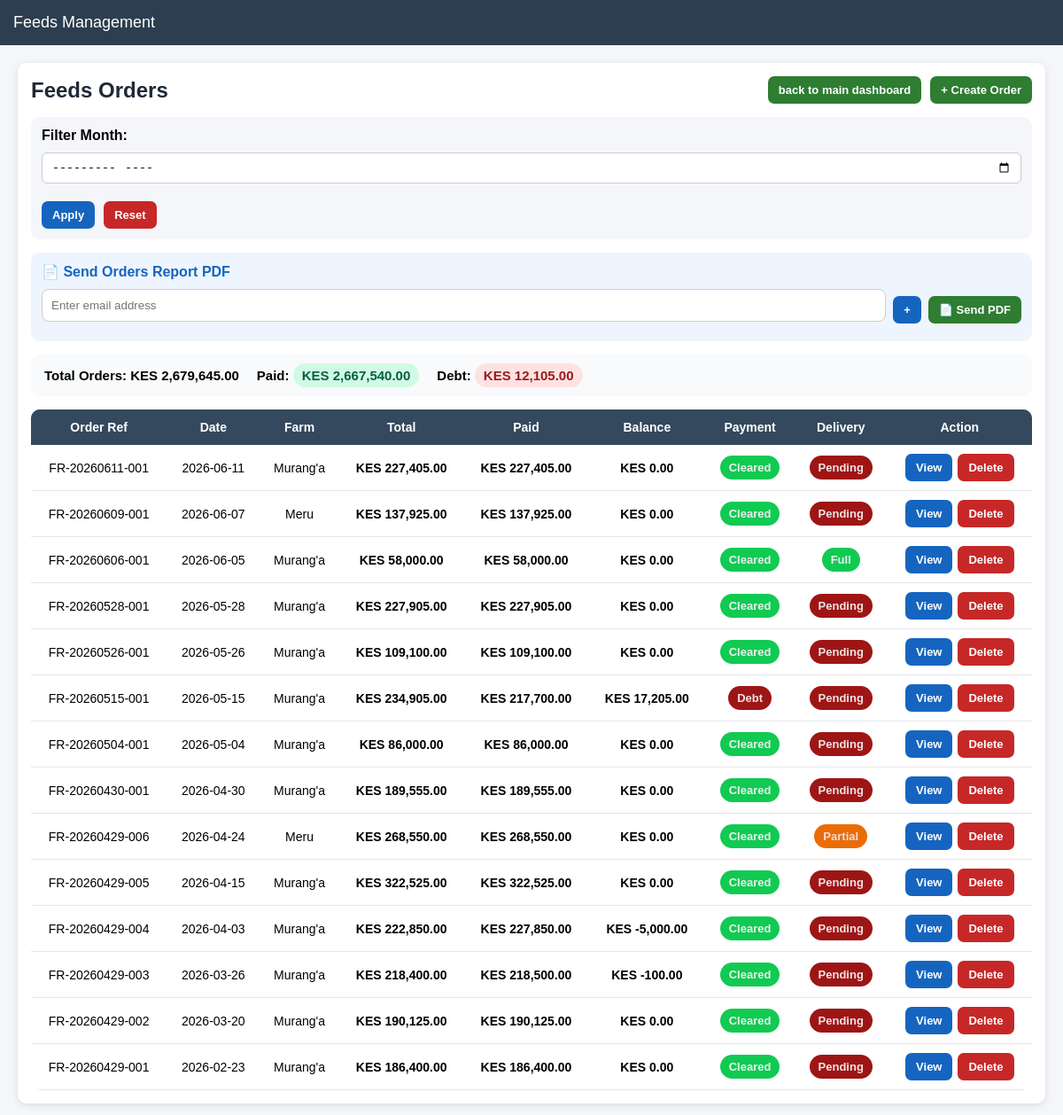
Screenshot of /feeds_v2/orders (signed in) with the database file from the repository.
### models.py (models this page shows, shortened)
class FeedsOrderV2(db.Model):
    __tablename__ = "feeds_order_v2"
    id = db.Column(db.Integer, primary_key=True)
    order_ref = db.Column(db.String(50), unique=True, nullable=False)
    date_ordered = db.Column(db.Date, nullable=False)
    farm_id = db.Column(db.Integer, db.ForeignKey('farm.id'), nullable=False)
    farm = db.relationship("Farm", backref="feeds_orders")
    items = db.relationship("FeedsOrderItemV2", backref="order", cascade="all, delete-orphan")
    deliveries = db.relationship("FeedsDeliveryV2", backref="order", cascade="all, delete-orphan")
    payments = db.relationship("PaymentV2", backref="order", cascade="all, delete-orphan")

class Farm(db.Model):
    id = db.Column(db.Integer, primary_key=True)
    name = db.Column(db.String(100), unique=True, nullable=False)
    feeds = db.relationship("FeedsRegistry", backref="farm", lazy=True)

### app.py (the view)
@app.route("/feeds_v2/orders")
@role_required("admin", "finance")
def orders_v2():
    month = request.args.get("month")
    farm_id = request.args.get("farm_id")
    query = FeedsOrderV2.query
    if month:
        year, m = month.split("-")
        query = query.filter(
            extract('year', FeedsOrderV2.date_ordered) == int(year),
            extract('month', FeedsOrderV2.date_ordered) == int(m)
        )
    if farm_id:
        query = query.filter_by(farm_id=int(farm_id))
    orders_raw = query.order_by(FeedsOrderV2.date_ordered.desc()).all()
    orders = [build_order_summary(o) for o in orders_raw]
    total_all = sum(o["total"] for o in orders)
    total_paid = sum(o["paid"] for o in orders)
    total_debt = sum(o["balance"] for o in orders)
    farms = Farm.query.all()
    return render_template(
        "v2/orders.html",
        orders=orders,
        total_all=total_all,
        total_paid=total_paid,
        total_debt=total_debt,
        selected_month=month,
        farms=farms
    )

### app.py (called while the page is built)
@app.before_request
def require_login():
    if request.endpoint is None:
        return
    allowed = [
        "login",
        "forgot",
        "verify_otp",
        "reset_password",
        "logout",
        "static"
    ]
    if request.endpoint.startswith("static"):
        return
    if not session.get("logged_in") and request.endpoint not in allowed:
        return redirect(url_for("login"))

def role_required(*roles):
    def decorator(f):
        @wraps(f)
        def wrapper(*args, **kwargs):
            if not session.get("logged_in"):
                return redirect(url_for("login"))
            user_role = session.get("role")
            if user_role not in roles:
                flash(
                    "Access denied. You are not authorized.",
                    "error"
                )
                return redirect(url_for("access_denied"))
            return f(*args, **kwargs)
        return wrapper
    return decorator

### templates/v2/orders.html (shortened to what this page needs)
{% extends "v2/base.html" %}
{% block content %}
<div class="card">
<div class="top-container">
    <div class="title">
        Feeds Orders
    </div>
    <div class="actions">
        <a href="/"
           class="btn btn-green">
           back to main dashboard
        </a>
        {% if not is_pdf %}
        <a href="/feeds_v2/create"
           class="btn btn-green">
           + Create Order
        </a>
        {% endif %}
    </div>
</div>
<form method="get" class="filter-box">
    <label><b>Filter Month:</b></label>
    <input type="month"
           name="month"
           value="{{ selected_month }}">
    <button class="btn btn-blue">
        Apply
    </button>
    <a href="/feeds_v2/orders"
       class="btn btn-red">
       Reset
    </a>
</form>
{% if not is_pdf %}
<div class="email-section">
    <div class="email-title">
        📄 Send Orders Report PDF
    </div>
    <form method="get"
          action="/send_report/feeds_orders">
        <div class="email-box">
            <input type="email"
                   name="emails"
                   placeholder="Enter email address">
            <button type="button"
                    onclick="addEmail(this)"
                    class="btn btn-blue">
                    +
            </button>
            <button class="btn btn-green">
                📄 Send PDF
            </button>
        </div>
    </form>
</div>
{% endif %}
<div class="summary-box">
    <div class="summary-item">
        Total Orders:
        <span>
            KES {{ "{:,.2f}".format(total_all or 0) }}
        </span>
    </div>
    <div class="summary-item">
        Paid:
        <span class="badge-green">
            KES {{ "{:,.2f}".format(total_paid or 0) }}
        </span>
    </div>
    <div class="summary-item">
        Debt:
        <span class="badge-red">
            KES {{ "{:,.2f}".format(total_debt or 0) }}
        </span>
    </div>
</div>
<div class="table-wrapper">
<table>
<thead>
<tr>
    <th>Order Ref</th>
    <th>Date</th>
    <th>Farm</th>
    <th>Total</th>
    <th>Paid</th>
    <th>Balance</th>
    <th>Payment</th>
    <th>Delivery</th>
    <th>Action</th>
</tr>
</thead>
<tbody>
{% for o in orders %}
<tr>
<td>
    {{ o.order.order_ref }}
</td>
<td>
    {{ o.order.date_ordered }}
</td>
<td>
    {{ o.order.farm.name if o.order.farm else "-" }}
</td>
<td class="num">
    KES {{ "{:,.2f}".format(o.total | default(0)) }}
</td>
<td class="num">
    KES {{ "{:,.2f}".format(o.paid | default(0)) }}
</td>
<td class="num">
    KES {{ "{:,.2f}".format(o.balance | default(0)) }}
</td>
<td>
    <span class="badge {{ o.payment_color }}">
        {{ o.payment_status }}
    </span>
</td>
<td>
    <span class="badge {{ o.delivery_color }}">
        {{ o.delivery_status }}
    </span>
</td>
<td>
    <div class="action-box">
        <a href="/feeds_v2/view/{{ o.order.id }}"
           class="btn btn-blue">
           View
        </a>
        {% if not is_pdf %}
        <form method="post"
              action="/feeds_v2/delete/{{ o.order.id }}"
              style="display:inline;"
              onsubmit="return confirm('Delete this order?')">
            <button class="btn btn-red">
                Delete
            </button>
        </form>
        {% endif %}
    </div>
</td>
</tr>
{% endfor %}
</tbody>
</table>
</div>
</div>
{% endblock %}

### templates/v2/base.html (style rules this page uses)
body { font-family: Arial; background: #f4f6f9; margin: 0; }
.card { background: white; padding: 20px; border-radius: 10px; margin-bottom: 20px; box-shadow: 0 2px 8px rgba(0,0,0,0.1); }
table { width: 100%; border-collapse: collapse; }
th { background: #34495e; color: white; padding: 10px; }
td { padding: 10px; border-bottom: 1px solid #ddd; }
.badge { padding: 5px 10px; border-radius: 5px; color: white; }
.green { background: #27ae60; }
.red { background: #e74c3c; }
.orange { background: #f39c12; }
.btn { padding: 6px 10px; border-radius: 5px; text-decoration: none; color: white; }
.btn-blue { background: #3498db; }
.btn-green { background: #27ae60; }
.btn-red { background: #e74c3c; }
input, select { width: 100%; padding: 8px; margin-bottom: 10px; }

### templates/v2/orders.html (style rules this page uses)
.card { padding:15px; }
.top-container { display:flex; justify-content:space-between; align-items:center; gap:15px; flex-wrap:wrap; margin-bottom:15px; }
.title { font-size:24px; font-weight:700; color:#1f2937; }
.actions { display:flex; flex-wrap:wrap; gap:10px; }
.filter-box { display:flex; flex-wrap:wrap; align-items:center; gap:10px; background:#f4f6f9; padding:12px; border-radius:10px; margin-bottom:15px; }
.filter-box input { padding:8px 10px; border:1px solid #ccc; border-radius:6px; min-width:150px; }
.email-section { background:#eef5ff; padding:12px; border-radius:10px; margin-bottom:15px; }
.email-title { font-weight:700; margin-bottom:10px; color:#1565c0; }
.email-box { display:flex; flex-wrap:wrap; gap:8px; align-items:center; }
.email-box input { flex:1; min-width:180px; padding:10px; border:1px solid #ccc; border-radius:8px; }
.summary-box { background:#f8fafc; border-radius:10px; padding:15px; margin-bottom:15px; display:flex; flex-wrap:wrap; gap:20px; align-items:center; }
.summary-item { font-weight:bold; font-size:15px; }
.badge-green { background:#d1fae5; color:#065f46; padding:5px 10px; border-radius:20px; font-weight:bold; }
.badge-red { background:#fee2e2; color:#991b1b; padding:5px 10px; border-radius:20px; font-weight:bold; }
.table-wrapper { overflow-x:auto; border-radius:10px; }
table { width:100%; border-collapse:collapse; min-width:900px; background:white; }
thead { background:#1565c0; color:white; }
th { padding:12px 10px; text-align:center; font-size:14px; }
td { padding:10px; border-bottom:1px solid #e5e7eb; text-align:center; font-size:14px; }
.num { font-weight:600; }
.badge { padding:6px 10px; border-radius:20px; font-size:13px; font-weight:bold; display:inline-block; }
.green { background:#11ca52; color:#ebf1ee; }
.red { background:#9e1515; color:#f0e5e5; }
.orange { background:#eb6c04; color:#e6e0de; }
.action-box { display:flex; justify-content:center; gap:6px; flex-wrap:wrap; }
.btn { border:none; padding:8px 12px; border-radius:7px; cursor:pointer; text-decoration:none; font-size:13px; font-weight:600; }
.btn-blue { background:#1565c0; color:white; }
.btn-green { background:#2e7d32; color:white; }
.btn-red { background:#c62828; color:white; }

### rows the page displays
FeedsOrderV2: order.order_ref "FR-20260611-001", order.date_ordered "2026-06-11"
Farm: order.farm "Murang'a" "Murang'a" "Murang'a" "Murang'a" "Murang'a" "Murang'a" "Murang'a" "Murang'a" "Murang'a" "Murang'a" "Murang'a" "Murang'a"
FeedsOrderV2: order.order_ref "FR-20260609-001", order.date_ordered "2026-06-07"
Farm: order.farm "Meru" "Meru"
FeedsOrderV2: order.order_ref "FR-20260606-001", order.date_ordered "2026-06-05"
FeedsOrderV2: order.order_ref "FR-20260528-001", order.date_ordered "2026-05-28"
FeedsOrderV2: order.order_ref "FR-20260526-001", order.date_ordered "2026-05-26"
FeedsOrderV2: order.order_ref "FR-20260515-001", order.date_ordered "2026-05-15"
FeedsOrderV2: order.order_ref "FR-20260504-001", order.date_ordered "2026-05-04"
FeedsOrderV2: order.order_ref "FR-20260430-001", order.date_ordered "2026-04-30"
FeedsOrderV2: order.order_ref "FR-20260429-006", order.date_ordered "2026-04-24"
FeedsOrderV2: order.order_ref "FR-20260429-005", order.date_ordered "2026-04-15"
FeedsOrderV2: order.order_ref "FR-20260429-004", order.date_ordered "2026-04-03"
FeedsOrderV2: order.order_ref "FR-20260429-003", order.date_ordered "2026-03-26"
FeedsOrderV2: order.order_ref "FR-20260429-002", order.date_ordered "2026-03-20"
FeedsOrderV2: order.order_ref "FR-20260429-001", order.date_ordered "2026-02-23"

### other values shown
{{ "{:,.2f}".format(total_all or 0) }} "2,679,645.00"
{{ "{:,.2f}".format(total_paid or 0) }} "2,667,540.00"
{{ "{:,.2f}".format(total_debt or 0) }} "12,105.00"
{{ "{:,.2f}".format(o.total | default(0)) }} "227,405.00" "137,925.00" "58,000.00" "227,905.00" "109,100.00" "234,905.00" "86,000.00" "189,555.00" "268,550.00" "322,525.00" "222,850.00" "218,400.00" "190,125.00" "186,400.00"
{{ "{:,.2f}".format(o.paid | default(0)) }} "227,405.00" "137,925.00" "58,000.00" "227,905.00" "109,100.00" "217,700.00" "86,000.00" "189,555.00" "268,550.00" "322,525.00" "227,850.00" "218,500.00" "190,125.00" "186,400.00"
{{ "{:,.2f}".format(o.balance | default(0)) }} "0.00" "0.00" "0.00" "0.00" "0.00" "17,205.00" "0.00" "0.00" "0.00" "0.00" "-5,000.00" "-100.00" "0.00" "0.00"
{{ o.payment_status }} "Cleared" "Cleared" "Cleared" "Cleared" "Cleared" "Debt" "Cleared" "Cleared" "Cleared" "Cleared" "Cleared" "Cleared" "Cleared" "Cleared"
{{ o.delivery_status }} "Pending" "Pending" "Full" "Pending" "Pending" "Pending" "Pending" "Pending" "Partial" "Pending" "Pending" "Pending" "Pending" "Pending"
